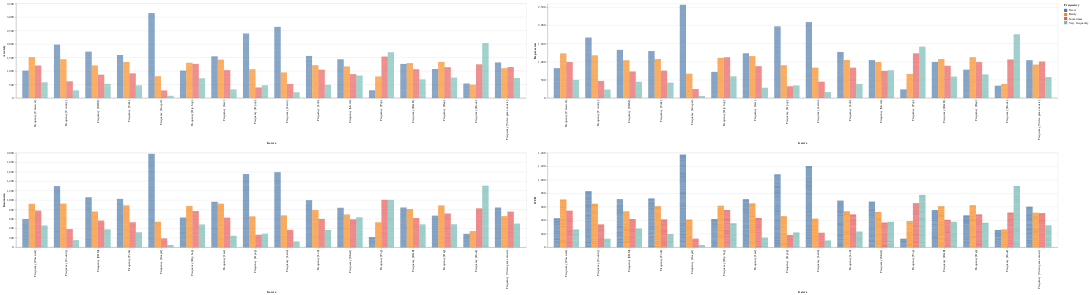

This figure's notebook cell:
### Code cell
melted_df = df.melt(id_vars=['Anxiety', 'Depression', 'Insomnia', 'OCD'], 
                    value_vars=['Frequency [Classical]', 'Frequency [Country]', 'Frequency [EDM]', 
                                'Frequency [Folk]', 'Frequency [Gospel]', 'Frequency [Hip hop]', 
                                'Frequency [Jazz]', 'Frequency [K pop]', 'Frequency [Latin]', 
                                'Frequency [Lofi]', 'Frequency [Metal]', 'Frequency [Pop]', 
                                'Frequency [R&B]', 'Frequency [Rap]', 'Frequency [Rock]', 
                                'Frequency [Video game music]'],
                    var_name='Genre', value_name='Frequency')
melted_df
alt.data_transformers.disable_max_rows()


scatter_plot_anxiety = alt.Chart(melted_df).mark_bar().encode(
    x=alt.X('Genre', axis=alt.Axis(title='Frequency')),
    y='Anxiety',
    color='Frequency',
    tooltip=['Genre', 'Frequency', 'Anxiety']
).properties(
    width=400,
    height=300,
    title='Anxiety vs. Frequency of Listening to Different Genres'
)

depression = alt.Chart(melted_df).mark_bar().encode(
    x=alt.X('Genre', axis=alt.Axis(title='Frequency')),
    y='Depression',
    color='Frequency',
    tooltip=['Genre', 'Frequency', 'Depression']
).properties(
    width=400,
    height=300,
    title='Depression vs. Frequency of Listening to Different Genres'
)
ocd = alt.Chart(melted_df).mark_bar().encode(
    x=alt.X('Genre', axis=alt.Axis(title='Frequency')),
    y='OCD',
    color='Frequency',
    tooltip=['Genre', 'Frequency', 'OCD']
).properties(
    width=400,
    height=300,
    title='Depression vs. Frequency of Listening to Different Genres'
)

scatter_plot_anxiety = alt.Chart(melted_df).mark_bar().encode(
    x=alt.X('Genre', axis=alt.Axis(title='Genre')),
    y='Anxiety',
    color='Frequency',  # Change to nominal color encoding
    # column='Frequency',  # Separate bars for each frequency
    tooltip=['Genre', 'Frequency', 'Anxiety'],
    xOffset = 'Frequency'
)
depression = alt.Chart(melted_df).mark_bar().encode(
    x=alt.X('Genre', axis=alt.Axis(title='Genre')),
    y='Depression',
    color='Frequency',  # Change to nominal color encoding
    # column='Frequency',  # Separate bars for each frequency
    tooltip=['Genre', 'Frequency', 'Depression'],
    xOffset = 'Frequency'
)
ocd = alt.Chart(melted_df).mark_bar().encode(
    x=alt.X('Genre', axis=alt.Axis(title='Genre')),
    y='OCD',
    color='Frequency',  # Change to nominal color encoding
    # column='Frequency',  # Separate bars for each frequency
    tooltip=['Genre', 'Frequency', 'OCD'],
    xOffset = 'Frequency'
)
insomnia = alt.Chart(melted_df).mark_bar().encode(
    x=alt.X('Genre', axis=alt.Axis(title='Genre')),
    y='Insomnia',
    color='Frequency',  # Change to nominal color encoding
    # column='Frequency',  # Separate bars for each frequency
    tooltip=['Genre', 'Frequency', 'Insomnia'],
    xOffset = 'Frequency'
)


# # Arrange the scatter plots in a grid layout
scatter_plots = (scatter_plot_anxiety | depression) & (insomnia | ocd)

# # Show the scatter plots
scatter_plots

### Figure 1 — Vega-Lite specification as saved in the notebook (floating-point values rounded to 4 significant figures; data arrays with more than 128 entries replaced by an {"elided": "..."} marker saying what was removed)
{"config": {"view": {"continuousWidth": 300, "continuousHeight": 300}}, "vconcat": [{"hconcat": [{"mark": {"type": "bar"}, "encoding": {"color": {"field": "Frequency", "type": "nominal"}, "tooltip": [{"field": "Genre", "type": "nominal"}, {"field": "Frequency", "type": "nominal"}, {"field": "Anxiety", "type": "quantitative"}], "x": {"axis": {"title": "Genre"}, "field": "Genre", "type": "nominal"}, "xOffset": {"field": "Frequency", "type": "nominal"}, "y": {"field": "Anxiety", "type": "quantitative"}}}, {"mark": {"type": "bar"}, "encoding": {"color": {"field": "Frequency", "type": "nominal"}, "tooltip": [{"field": "Genre", "type": "nominal"}, {"field": "Frequency", "type": "nominal"}, {"field": "Depression", "type": "quantitative"}], "x": {"axis": {"title": "Genre"}, "field": "Genre", "type": "nominal"}, "xOffset": {"field": "Frequency", "type": "nominal"}, "y": {"field": "Depression", "type": "quantitative"}}}]}, {"hconcat": [{"mark": {"type": "bar"}, "encoding": {"color": {"field": "Frequency", "type": "nominal"}, "tooltip": [{"field": "Genre", "type": "nominal"}, {"field": "Frequency", "type": "nominal"}, {"field": "Insomnia", "type": "quantitative"}], "x": {"axis": {"title": "Genre"}, "field": "Genre", "type": "nominal"}, "xOffset": {"field": "Frequency", "type": "nominal"}, "y": {"field": "Insomnia", "type": "quantitative"}}}, {"mark": {"type": "bar"}, "encoding": {"color": {"field": "Frequency", "type": "nominal"}, "tooltip": [{"field": "Genre", "type": "nominal"}, {"field": "Frequency", "type": "nominal"}, {"field": "OCD", "type": "quantitative"}], "x": {"axis": {"title": "Genre"}, "field": "Genre", "type": "nominal"}, "xOffset": {"field": "Frequency", "type": "nominal"}, "y": {"field": "OCD", "type": "quantitative"}}}]}], "data": {"name": "data-3695bfef40a726f33bc6a10189a5ca01"}, "$schema": "https://vega.github.io/schema/vega-lite/v5.16.3.json", "datasets": {"data-3695bfef40a726f33bc6a10189a5ca01": {"elided": "11776 records"}}}
